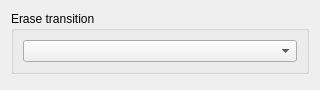
<?xml version="1.0" encoding="UTF-8"?>
<ui version="4.0">
 <class>ScreenTransitionWidget</class>
 <widget class="QWidget" name="ScreenTransitionWidget">
  <property name="geometry"><rect><x>0</x><y>0</y><width>320</width><height>90</height></rect></property>
  <layout class="QVBoxLayout" name="verticalLayout">
   <item>
    <widget class="QGroupBox" name="groupTransition">
     <property name="title"><string>Erase transition</string></property>
     <layout class="QVBoxLayout" name="layoutTransition">
      <item><widget class="QComboBox" name="comboTransition"/></item>
     </layout>
    </widget>
   </item>
   <item>
    <spacer name="verticalSpacer">
     <property name="orientation"><enum>Qt::Vertical</enum></property>
     <property name="sizeHint" stdset="0"><size><width>20</width><height>10</height></size></property>
    </spacer>
   </item>
  </layout>
 </widget>
 <resources/>
 <connections/>
</ui>
